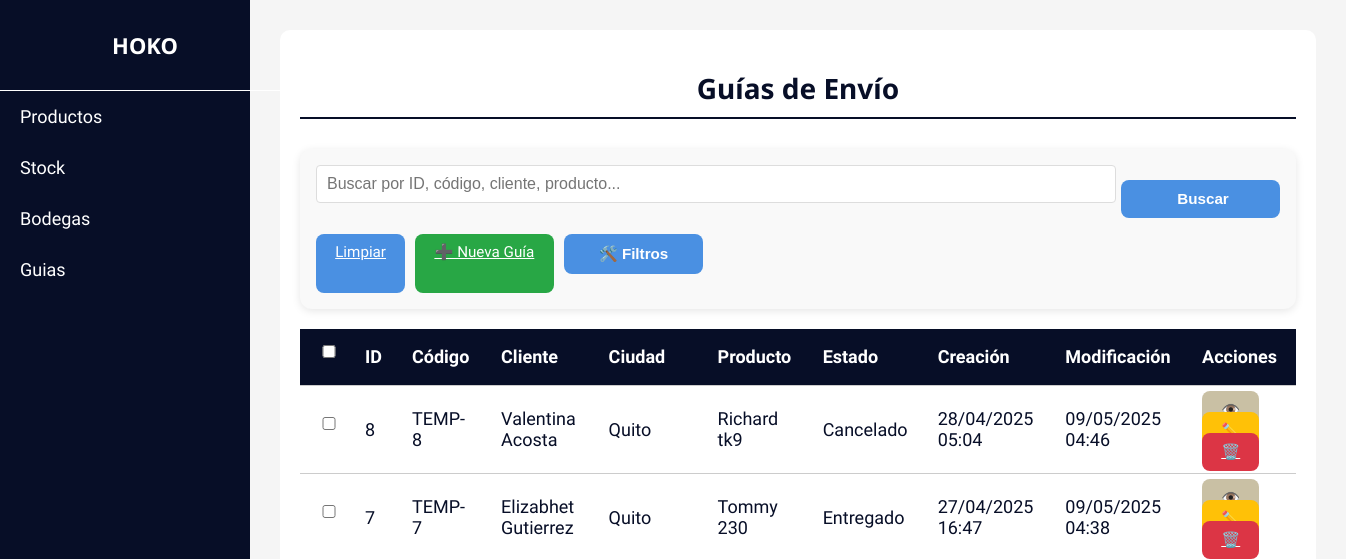
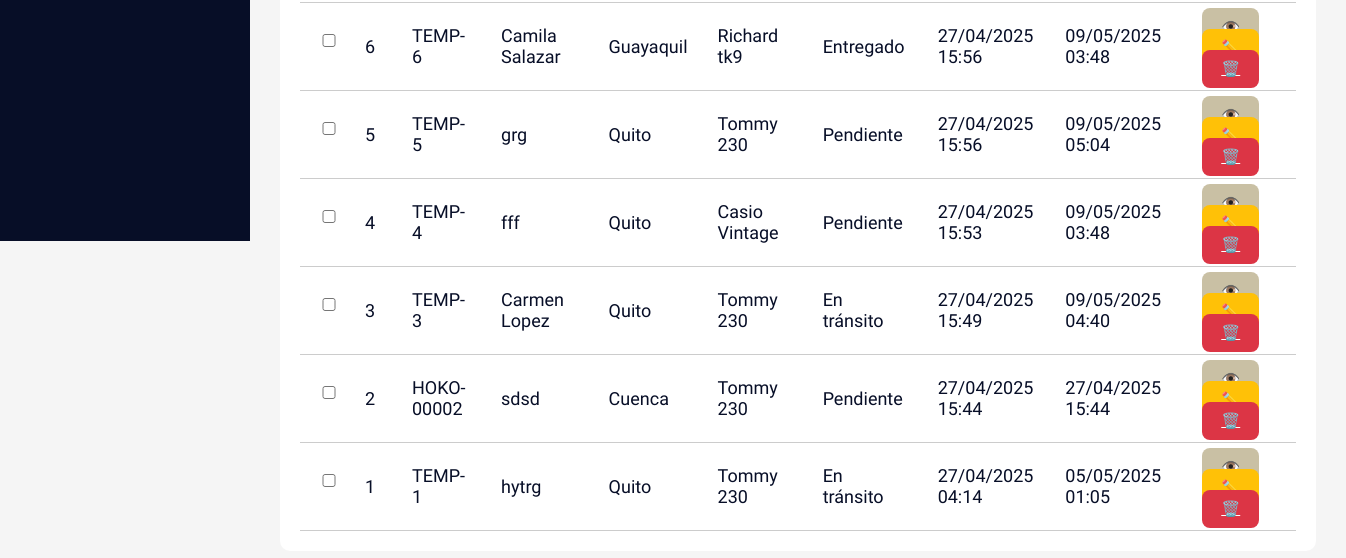
/guias/, run on an earlier commit of the app's database (2 pictures, top to bottom).
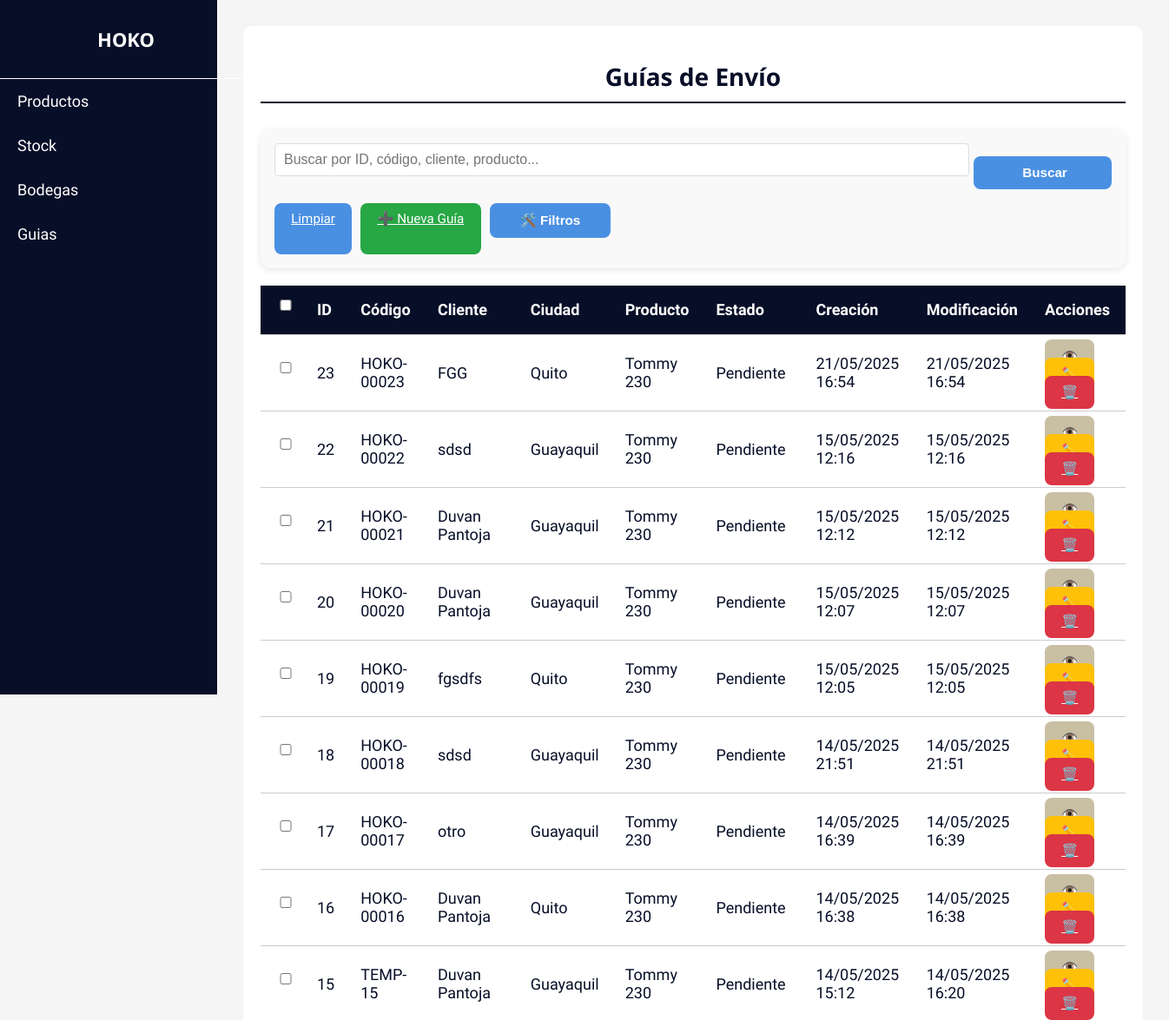
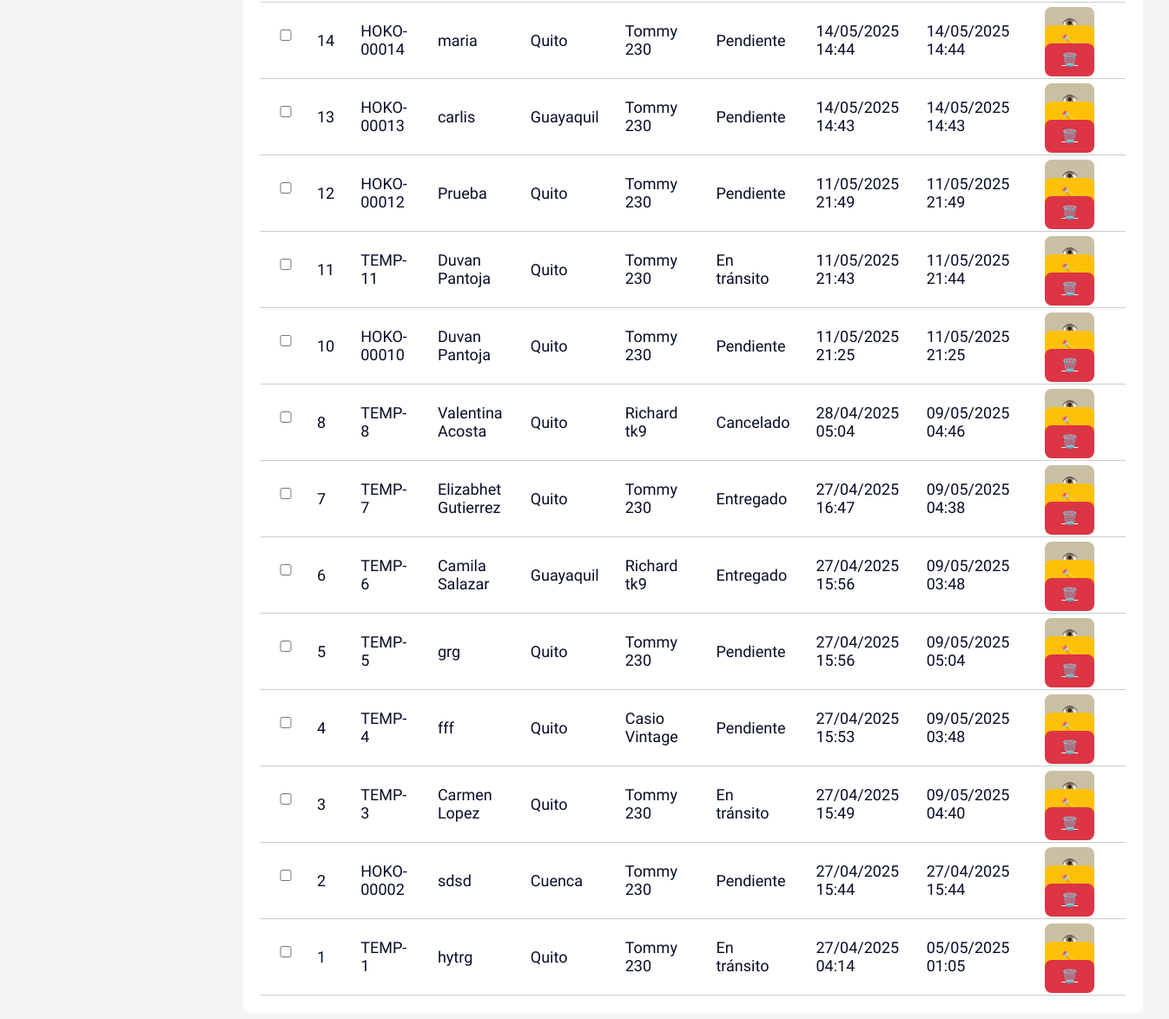
And on a later commit of the database (2 pictures, top to bottom).
### envios/models.py (models this page shows, shortened)
class GuiaEnvio(models.Model):
    ESTADO_CHOICES = [
        ('pendiente', 'Pendiente'),
        ('preparacion', 'En preparación'),
        ('transito', 'En tránsito'),
        ('entregado', 'Entregado'),
        ('cancelado', 'Cancelado'),
    ]
    CIUDAD_CHOICES = [
        ('Guayaquil', 'Guayaquil'),
        ('Quito', 'Quito'),
    ]
    cliente_nombre = models.CharField(max_length=100)
    cliente_telefono = models.CharField(max_length=20)
    cliente_ciudad = models.CharField(
        max_length=50,
        choices=CIUDAD_CHOICES,
        verbose_name='Ciudad'
    )
    cliente_direccion = models.TextField()
    cliente_direccion2 = models.TextField(blank=True, null=True)
    producto = models.ForeignKey(Producto, on_delete=models.PROTECT, related_name='guias')
    cantidad = models.PositiveIntegerField(default=1)
    contenido = models.CharField(max_length=100, blank=True, null=True)
    observaciones = models.TextField(blank=True, null=True)
    estado = models.CharField(max_length=20, choices=ESTADO_CHOICES, default='pendiente')
    codigo_seguimiento = models.CharField(max_length=20, unique=True, blank=True)
    fecha_creacion = models.DateTimeField(auto_now_add=True, verbose_name="Fecha y hora de creación")
    fecha_actualizacion = models.DateTimeField(auto_now=True, verbose_name="Fecha y hora de modificación")
    class Meta:
        ordering = ['-fecha_creacion']
        verbose_name = 'Guía de Envío'
        verbose_name_plural = 'Guías de Envío'

class Producto(models.Model):
    nombre = models.CharField(max_length=100)
    referencia = models.CharField(max_length=50, blank=True, null=True)
    imagen = models.ImageField(upload_to='productos/', blank=True, null=True)
    costo = models.DecimalField(max_digits=10, decimal_places=2, default=Decimal('0.00'))
    precio = models.DecimalField(max_digits=10, decimal_places=2, default=Decimal('0.00'))

### envios/views.py (the view)
# urls.py: path('guias/', views.listar_guias, name='listar_guias'),
def listar_guias(request):
    guias = GuiaEnvio.objects.select_related('producto').all().order_by('-fecha_creacion')
    estado = request.GET.get('estado', '')
    ciudad = request.GET.get('ciudad', '')
    search_query = request.GET.get('search', '').strip()
    if estado:
        guias = guias.filter(estado=estado)
    if ciudad:
        guias = guias.filter(cliente_ciudad=ciudad)
    if search_query:
        guias = guias.filter(
            Q(cliente_nombre__icontains=search_query) |
            Q(codigo_seguimiento__icontains=search_query) |
            Q(producto__nombre__icontains=search_query)
        )
    ciudades = set(GuiaEnvio.objects.values_list('cliente_ciudad', flat=True).distinct())
    ciudades_choices = [(ciudad, ciudad) for ciudad in ciudades]
    return render(request, 'guias/listar_guias.html', {
        'guias': guias,
        'estados': GuiaEnvio.ESTADO_CHOICES,
        'ciudades': sorted(ciudades_choices, key=lambda x: x[1]),
        'estado_selected': estado,
        'ciudad_selected': ciudad,
        'search_query': search_query,
    })

### templates/guias/listar_guias.html (shortened to what this page needs)
{% extends 'base.html' %}
{% block content %}
<div class="products-container">
    <h1>Guías de Envío</h1>
    <div class="products-actions">
        <form method="get" id="search-form" class="search-form" style="display: flex; flex-grow: 1; align-items: center; gap: 5px;">
            <input type="text" name="search" id="search-input"
                   placeholder="Buscar por ID, código, cliente, producto..."
                   class="search-form-input"
                   value="{{ request.GET.search }}"
                   style="flex-grow: 1; min-width: 800px; height: 38px; padding: 0 10px; border: 1px solid #ddd; border-radius: 4px;">
            <button type="submit" class="btn search-form-btn" style="height: 38px; padding: 0 15px; white-space: nowrap;">
                 Buscar
            </button>
        </form>
        <div class="action-buttons">
            <a href="{% url 'listar_guias' %}" class="btn btn-secondary">
                 Limpiar
            </a>
            <a href="{% url 'crear_guia' %}" class="btn crear">➕ Nueva Guía</a>
            <div class="popover-container">
                <button type="button" class="popover-toggle btn" id="togglePopover">🛠️ Filtros</button>
            </div>
        </div>
    </div>
    <div class="table-wrapper">
        <table class="products-table" id="guias-table">
            <thead>
                <tr>
                    <th><input type="checkbox" id="select-all"></th>
                    <th>ID</th>
                    <th>Código</th>
                    <th>Cliente</th>
                    <th>Ciudad</th>
                    <th>Producto</th>
                    <th>Estado</th>
                    <th>Creación</th>
                    <th>Modificación</th>
                    <th>Acciones</th>
                </tr>
            </thead>
            <tbody>
                {% for guia in guias %}
                <tr data-id="{{ guia.id }}"
                    data-codigo="{{ guia.codigo_seguimiento|lower }}"
                    data-cliente="{{ guia.cliente_nombre|lower }}"
                    data-producto="{{ guia.producto.nombre|lower }}"
                    data-ciudad="{{ guia.cliente_ciudad|lower }}"
                    data-estado="{{ guia.estado }}">
                    <td><input type="checkbox" class="select-row" data-id="{{ guia.id }}"></td>
                    <td>{{ guia.id }}</td>
                    <td>{{ guia.codigo_seguimiento }}</td>
                    <td>{{ guia.cliente_nombre }}</td>
                    <td>{{ guia.cliente_ciudad }}</td>
                    <td>{{ guia.producto.nombre }}</td>
                    <td>
                        <span class="badge
                            {% if guia.estado == 'entregado' %}badge-success
                            {% elif guia.estado == 'cancelado' %}badge-danger
                            {% else %}badge-warning{% endif %}">
                            {{ guia.get_estado_display }}
                        </span>
                    </td>
                    <td>{{ guia.fecha_creacion|date:"d/m/Y H:i" }}</td>
                    <td>{{ guia.fecha_actualizacion|date:"d/m/Y H:i" }}</td>
                    <td>
                        <a href="{% url 'ver_guia' guia.id %}" class="btn ver">👁️</a>
                        <a href="{% url 'editar_guia' guia.id %}" class="btn editar">✏️</a>
                        <a href="{% url 'eliminar_guia' guia.id %}" class="btn eliminar">🗑️</a>
                    </td>
                </tr>
                {% empty %}
                <tr>
                    <td colspan="10" class="text-center">No hay guías registradas</td>
                </tr>
                {% endfor %}
            </tbody>
        </table>
    </div>
</div>
{% endblock %}

What changed in the data, as far as the page shows it:
added GuiaEnvio: id "23", codigo_seguimiento "HOKO-00023", cliente_nombre "FGG", cliente_ciudad "Quito", producto.nombre "Tommy 230", estado "Pendiente", fecha_creacion "21/05/2025 16:54", fecha_actualizacion "21/05/2025 16:54"
added GuiaEnvio: id "22", codigo_seguimiento "HOKO-00022", cliente_nombre "sdsd", cliente_ciudad "Guayaquil", producto.nombre "Tommy 230", estado "Pendiente", fecha_creacion "15/05/2025 12:16", fecha_actualizacion "15/05/2025 12:16"
added GuiaEnvio: id "21", codigo_seguimiento "HOKO-00021", cliente_nombre "Duvan Pantoja", cliente_ciudad "Guayaquil", producto.nombre "Tommy 230", estado "Pendiente", fecha_creacion "15/05/2025 12:12", fecha_actualizacion "15/05/2025 12:12"
added GuiaEnvio: id "20", codigo_seguimiento "HOKO-00020", cliente_nombre "Duvan Pantoja", cliente_ciudad "Guayaquil", producto.nombre "Tommy 230", estado "Pendiente", fecha_creacion "15/05/2025 12:07", fecha_actualizacion "15/05/2025 12:07"
added GuiaEnvio: id "19", codigo_seguimiento "HOKO-00019", cliente_nombre "fgsdfs", cliente_ciudad "Quito", producto.nombre "Tommy 230", estado "Pendiente", fecha_creacion "15/05/2025 12:05", fecha_actualizacion "15/05/2025 12:05"
added GuiaEnvio: id "18", codigo_seguimiento "HOKO-00018", cliente_nombre "sdsd", cliente_ciudad "Guayaquil", producto.nombre "Tommy 230", estado "Pendiente", fecha_creacion "14/05/2025 21:51", fecha_actualizacion "14/05/2025 21:51"
added GuiaEnvio: id "17", codigo_seguimiento "HOKO-00017", cliente_nombre "otro", cliente_ciudad "Guayaquil", producto.nombre "Tommy 230", estado "Pendiente", fecha_creacion "14/05/2025 16:39", fecha_actualizacion "14/05/2025 16:39"
added GuiaEnvio: id "16", codigo_seguimiento "HOKO-00016", cliente_nombre "Duvan Pantoja", cliente_ciudad "Quito", producto.nombre "Tommy 230", estado "Pendiente", fecha_creacion "14/05/2025 16:38", fecha_actualizacion "14/05/2025 16:38"
added GuiaEnvio: id "15", codigo_seguimiento "TEMP-15", cliente_nombre "Duvan Pantoja", cliente_ciudad "Guayaquil", producto.nombre "Tommy 230", estado "Pendiente", fecha_creacion "14/05/2025 15:12", fecha_actualizacion "14/05/2025 16:20"
added GuiaEnvio: id "14", codigo_seguimiento "HOKO-00014", cliente_nombre "maria", cliente_ciudad "Quito", producto.nombre "Tommy 230", estado "Pendiente", fecha_creacion "14/05/2025 14:44", fecha_actualizacion "14/05/2025 14:44"
added GuiaEnvio: id "13", codigo_seguimiento "HOKO-00013", cliente_nombre "carlis", cliente_ciudad "Guayaquil", producto.nombre "Tommy 230", estado "Pendiente", fecha_creacion "14/05/2025 14:43", fecha_actualizacion "14/05/2025 14:43"
added GuiaEnvio: id "12", codigo_seguimiento "HOKO-00012", cliente_nombre "Prueba", cliente_ciudad "Quito", producto.nombre "Tommy 230", estado "Pendiente", fecha_creacion "11/05/2025 21:49", fecha_actualizacion "11/05/2025 21:49"
added GuiaEnvio: id "11", codigo_seguimiento "TEMP-11", cliente_nombre "Duvan Pantoja", cliente_ciudad "Quito", producto.nombre "Tommy 230", estado "En tránsito", fecha_creacion "11/05/2025 21:43", fecha_actualizacion "11/05/2025 21:44"
added GuiaEnvio: id "10", codigo_seguimiento "HOKO-00010", cliente_nombre "Duvan Pantoja", cliente_ciudad "Quito", producto.nombre "Tommy 230", estado "Pendiente", fecha_creacion "11/05/2025 21:25", fecha_actualizacion "11/05/2025 21:25"
